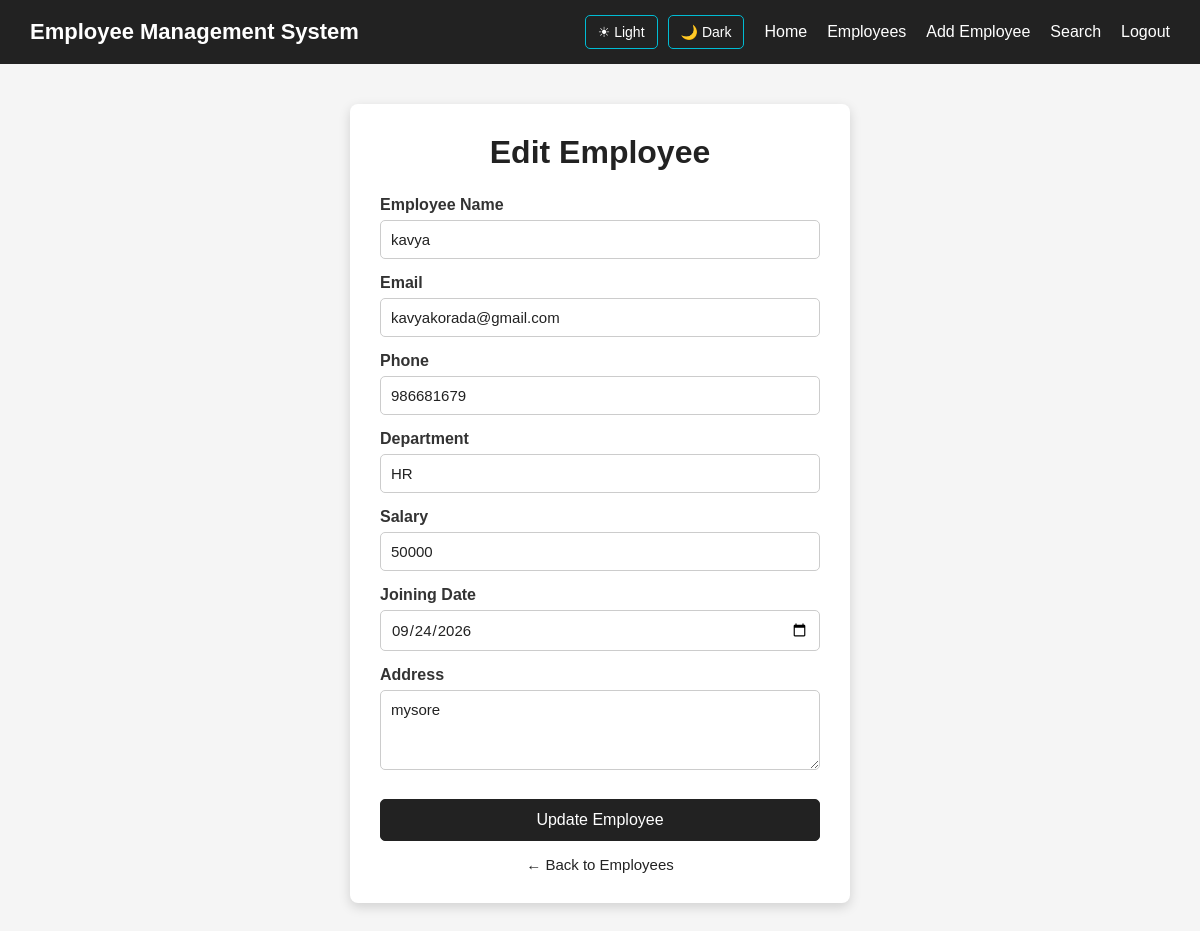
The app's page /edit-employee/2 (signed in) with its own data.
### tables this page shows
CREATE TABLE employees (
            id INTEGER PRIMARY KEY AUTOINCREMENT,
            name TEXT NOT NULL,
            email TEXT NOT NULL,
            phone TEXT NOT NULL,
            department TEXT NOT NULL,
            salary INTEGER NOT NULL,
            joining_date TEXT NOT NULL,
            address TEXT

        );

### server.py (the view, shortened to what this page needs)
@app.route("/edit-employee/<int:id>", methods=["GET"])
def edit_employee_page(id):
    if not login_required():
        return redirect("/login")
    connection = get_database_connection()
    cursor = connection.cursor()
    cursor.execute("""
        SELECT *
        FROM employees
        WHERE id = ?
    """,
    (
        id,
    ))
    employee = cursor.fetchone()
    connection.close()
    theme = request.cookies.get(
        "theme",
        "light"
    )
    return render_template(
        "edit-employee.html",
        employee=employee,
        theme=theme
    )

### server.py (called while the page is built)
def get_database_connection():
    connection=sqlite3.connect("users.db")
    connection.row_factory=sqlite3.Row
    return connection

def login_required():
    return "user_id" in session

### templates/edit-employee.html (shortened to what this page needs)
<!DOCTYPE html>
<html lang="en">
<head>
</head>
<body class="{{ theme }}">
    <nav class="navbar">
        <div class="logo">
            Employee Management System
        </div>
        <div class="theme-buttons">
            <a href="/set-theme/light">
                ☀ Light
            </a>
            <a href="/set-theme/dark">
                🌙 Dark
            </a>
        </div>
        <ul class="nav-links">
            <li>
                <a href="/"> Home</a>
            </li>
            <li>
                <a href="/employees"> Employees</a>
            </li>
            <li>
                <a href="/add-employee">Add Employee</a>
            </li>
            <li>
                <a href="/search">Search</a>
            </li>
                <li>
                    <a href="/logout">Logout</a>
                </li>
        </ul>
    </nav>
    <div class="container">
        <h1>Edit Employee</h1>
        <form
           action="/edit-employee/{{ employee['id'] }}"
           method="POST">
            <label> Employee Name</label>
            <input type="text" name="name" value="{{ employee['name'] }}" required >
            <label>Email</label>
            <input type="email" name="email" value="{{ employee['email'] }}" required>
            <label>Phone </label>
            <input type="text" name="phone" value="{{ employee['phone'] }}" required>
            <label>Department</label>
            <input type="text" name="department" value="{{ employee['department'] }}" required>
            <label>Salary </label>
            <input type="number" name="salary" value="{{ employee['salary'] }}" required>
            <label> Joining Date</label>
            <input type="date" name="joining_date" value="{{ employee['joining_date'] }}" required>
            <label>Address </label>
            <textarea name="address" required>{{ employee['address'] or '' }}</textarea>
            <button type="submit" class="update-btn">Update Employee</button>
        </form>
        <a href="/employees"
            class="back-btn">
            ← Back to Employees
        </a>
    </div>
</body>
</html>

### templates/edit-employee.html (style rules this page uses)
* { margin: 0; padding: 0; box-sizing: border-box; }
body { font-family: Arial, sans-serif; min-height: 100vh; transition: background-color 0.3s, color 0.3s; }
body.light { background-color: #f5f5f5; color: #222; }
body.light .container { background-color: white; color: #222; }
body.light h1 { color: #222; }
body.light input, body.light textarea { background-color: white; color: #222; border: 1px solid #ccc; }
body.light label { color: #333; }
.navbar { background-color: #222; padding: 15px 30px; display: flex; align-items: center; flex-wrap: wrap; gap: 15px; }
.logo { color: white; font-size: 22px; font-weight: bold; margin-right: auto; }
.nav-links { display: flex; align-items: center; list-style: none; gap: 20px; flex-wrap: wrap; }
.nav-links a { color: white; text-decoration: none; font-size: 16px; transition: 0.3s; }
.theme-buttons { display: flex; align-items: center; gap: 10px; margin-right: 5px; }
.theme-buttons a { color: white; text-decoration: none; border: 1px solid #00bcd4; padding: 8px 12px; border-radius: 5px; font-size: 14px; transition: 0.3s; }
.container { width: 500px; max-width: 90%; margin: 40px auto; padding: 30px; background-color: white; border-radius: 8px; box-shadow: 0 4px 12px rgba(0, 0, 0, 0.15); transition: background-color 0.3s, color 0.3s; }
h1 { text-align: center; color: #222; margin-bottom: 25px; }
form { width: 100%; }
label { display: block; margin-top: 15px; margin-bottom: 6px; font-weight: bold; color: #333; }
input,textarea { width: 100%; padding: 10px; border: 1px solid #aaa; border-radius: 5px; font-size: 15px; font-family: Arial, sans-serif; outline: none; transition: background-color 0.3s, color 0.3s, border-color 0.3s; }
textarea { height: 80px; resize: vertical; }
.update-btn { width: 100%; padding: 11px; margin-top: 25px; background-color: #222; color: white; border: 1px solid #222; border-radius: 5px; font-size: 16px; cursor: pointer; transition: 0.3s; }
.back-btn { display: block; text-align: center; margin-top: 15px; color: #222; text-decoration: none; font-size: 15px; transition: 0.3s; }

### records on screen
employees: name "kavya", email "kavyakorada@gmail.com", phone "986681679", department "HR", salary "50000", joining_date "09/24/2026", address "mysore"
